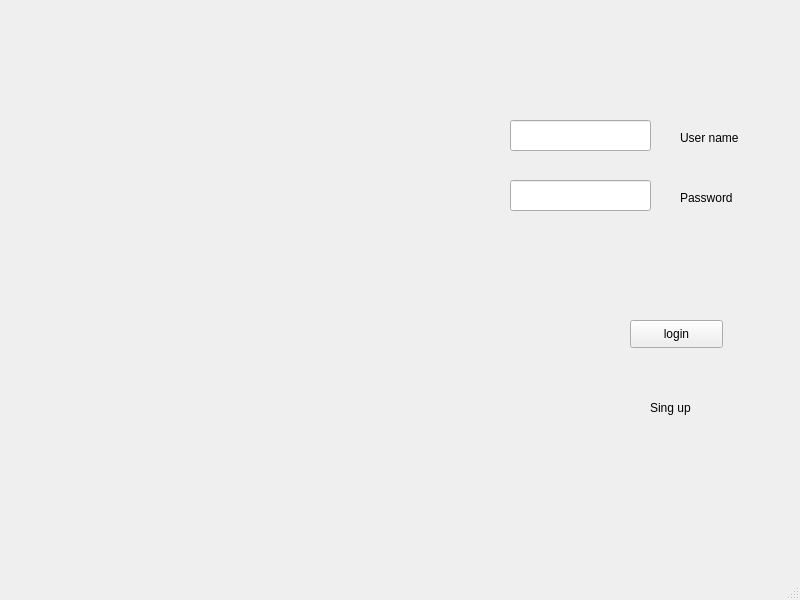
<?xml version="1.0" encoding="UTF-8"?>
<ui version="4.0">
 <class>MainWindow</class>
 <widget class="QMainWindow" name="MainWindow">
  <property name="geometry">
   <rect>
    <x>0</x>
    <y>0</y>
    <width>800</width>
    <height>600</height>
   </rect>
  </property>
  <property name="windowTitle">
   <string>MainWindow</string>
  </property>
  <widget class="QWidget" name="centralwidget">
   <widget class="QPushButton" name="btn_login">
    <property name="geometry">
     <rect>
      <x>630</x>
      <y>320</y>
      <width>93</width>
      <height>28</height>
     </rect>
    </property>
    <property name="text">
     <string>login</string>
    </property>
   </widget>
   <widget class="QLabel" name="label_2">
    <property name="geometry">
     <rect>
      <x>680</x>
      <y>190</y>
      <width>55</width>
      <height>16</height>
     </rect>
    </property>
    <property name="text">
     <string>Password</string>
    </property>
   </widget>
   <widget class="QLabel" name="Ibl_signup">
    <property name="geometry">
     <rect>
      <x>650</x>
      <y>400</y>
      <width>55</width>
      <height>16</height>
     </rect>
    </property>
    <property name="text">
     <string>Sing up</string>
    </property>
   </widget>
   <widget class="QLineEdit" name="line_edit_user_name">
    <property name="geometry">
     <rect>
      <x>510</x>
      <y>120</y>
      <width>141</width>
      <height>31</height>
     </rect>
    </property>
   </widget>
   <widget class="QLineEdit" name="line_edit_password">
    <property name="geometry">
     <rect>
      <x>510</x>
      <y>180</y>
      <width>141</width>
      <height>31</height>
     </rect>
    </property>
   </widget>
   <widget class="QLabel" name="libl_wrong_credentials">
    <property name="geometry">
     <rect>
      <x>480</x>
      <y>240</y>
      <width>111</width>
      <height>61</height>
     </rect>
    </property>
    <property name="text">
     <string/>
    </property>
   </widget>
   <widget class="QLabel" name="label">
    <property name="geometry">
     <rect>
      <x>680</x>
      <y>130</y>
      <width>71</width>
      <height>16</height>
     </rect>
    </property>
    <property name="text">
     <string>User name</string>
    </property>
   </widget>
  </widget>
  <widget class="QMenuBar" name="menubar">
   <property name="geometry">
    <rect>
     <x>0</x>
     <y>0</y>
     <width>800</width>
     <height>26</height>
    </rect>
   </property>
  </widget>
  <widget class="QStatusBar" name="statusbar"/>
 </widget>
 <resources/>
 <connections/>
</ui>
